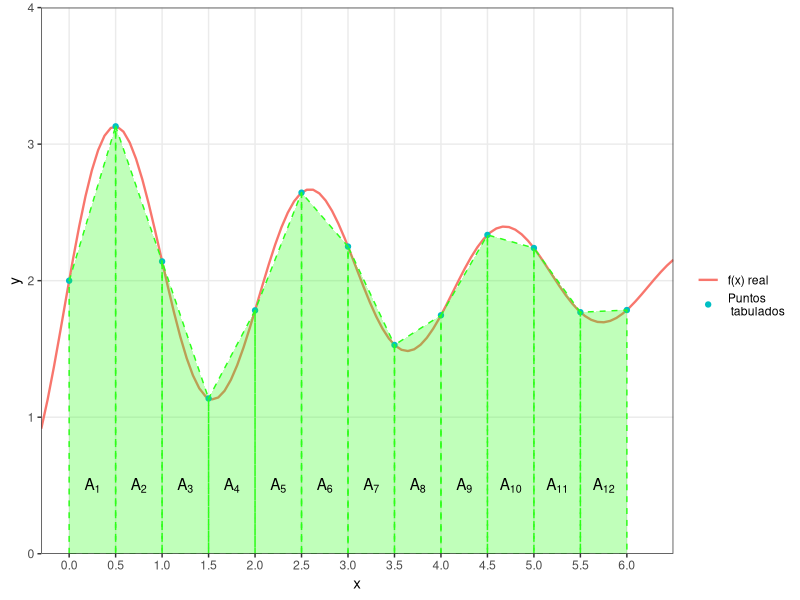
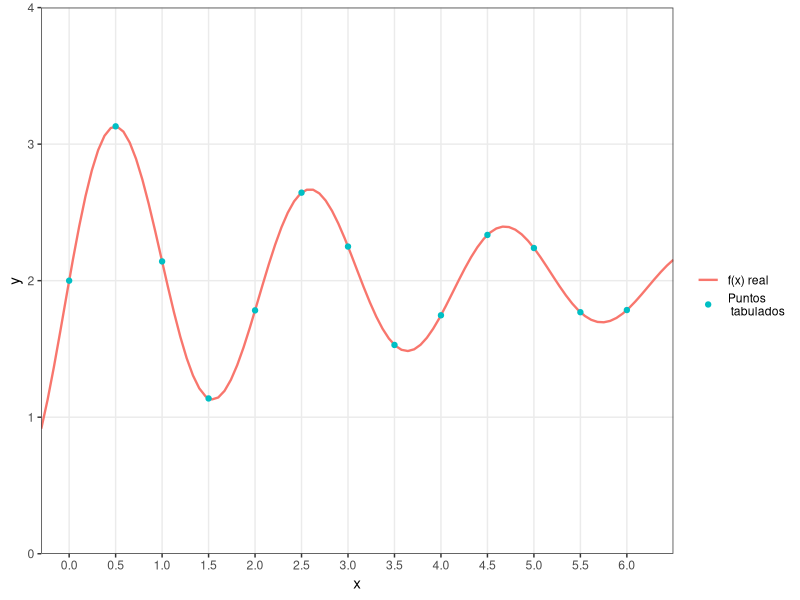
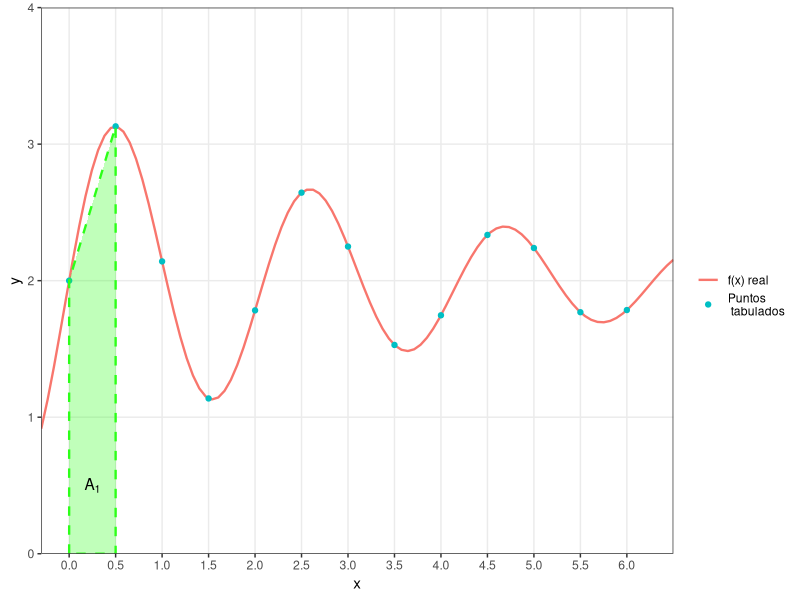
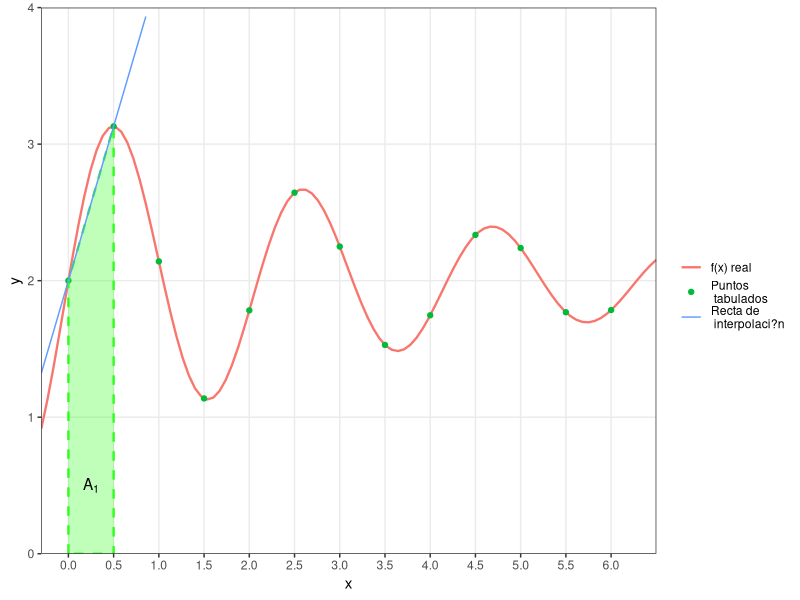
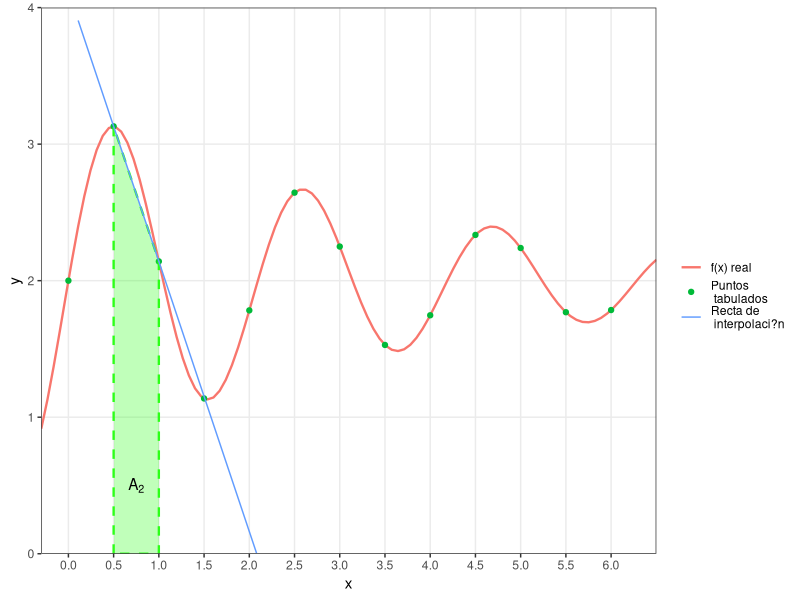
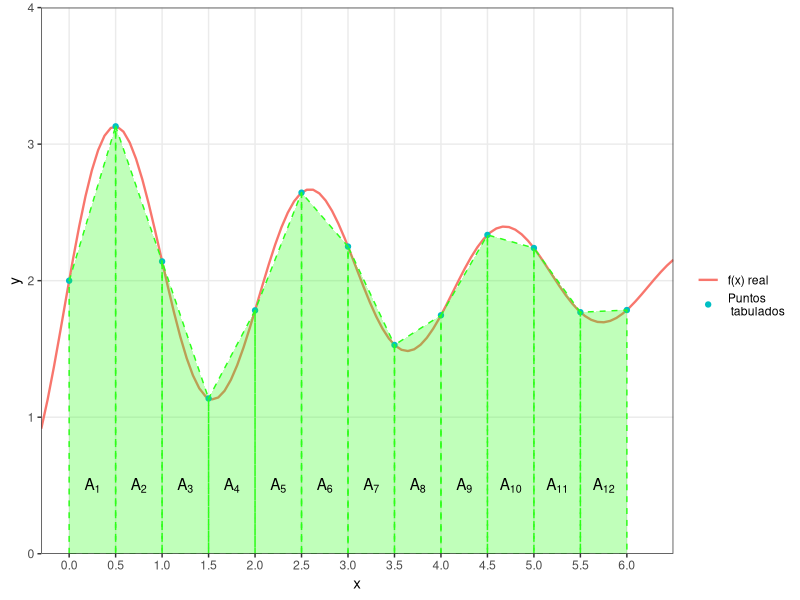
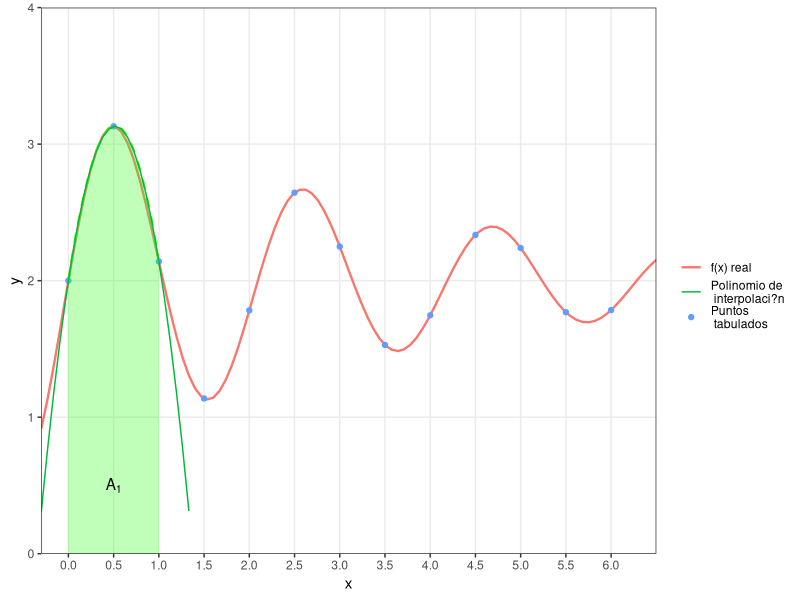
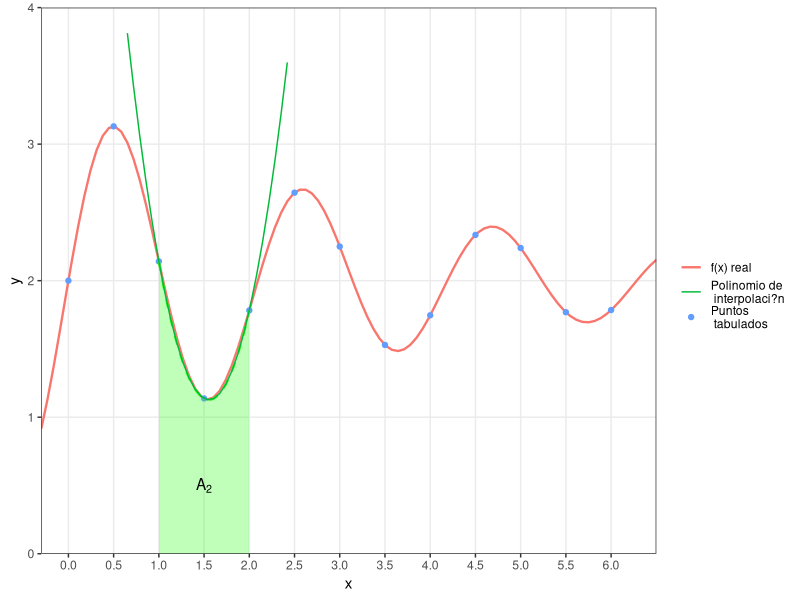

Recreate these plots in R, in order.
library(ggplot2)
library(dplyr)
library(polynom)

# colores lindos 
# col_list<-c("#FF222C", "#1DFBFF", "#FDFF24", "#2CFF18", "#FF38F4", "#C3C4C9", "#000000")

#----------------------------
# Curva y puntos
#----------------------------

f <- function(x) 2 + exp((1-x)/4) * sin(3 * x)
d <- tibble(x = seq(0, by = .5, length.out = 13), y = f(x))
recta2pts <- function(x0, y0, x1, y1) {
    m = (y1 - y0) / (x1 - x0)
    h = y0 - x0 * m
    function(x) h + m * x
}

g <- ggplot(d, aes(x = x, y = y)) + 
    stat_function(fun = f, aes(color = "f(x) real"), lwd = .8) + 
    geom_point(aes(color = "Puntos\n tabulados"), size = 1.5) +
    scale_y_continuous(expand = c(0, 0), limits = c(0, 4)) +
    scale_x_continuous(expand = c(0, 0), limits = c(-.3, 6.5), breaks = seq(0, 6, 0.5)) +
    scale_color_discrete("") +
    theme_bw() +
    theme(panel.grid.minor = element_blank())
ggsave("Plots/Unidad4_2_g.png", g, width = 4.5, height = 2.5)

#----------------------------
# Trapecial
#----------------------------

g1 <- g +
    geom_polygon(data = data_frame(x = c(d$x[1], d$x[1], d$x[2], d$x[2], d$x[1]),
                                   y = c(0, d$y[1], d$y[2], 0, 0)), 
                 fill = "#2CFF18", alpha = 0.3, color = "#2CFF18", lty = 2, lwd = .8)+
    annotate("text", x = 0.25, y = .5, label = "A[1]", parse = T)
ggsave("Plots/Unidad4_2_g1.png", g1, width = 4.5, height = 2.5)

g2 <- g1 + 
    stat_function(fun = recta2pts(d$x[1], d$y[1], d$x[2], d$y[2]),
                  aes(color = "Recta de\n interpolaci?n"))  # recta que pasa por x0 y x1
ggsave("Plots/Unidad4_2_g2.png", g2, width = 4.5, height = 2.5)   


g3 <- g +
    geom_polygon(data = data_frame(x = c(d$x[2], d$x[2], d$x[3], d$x[3], d$x[2]),
                                   y = c(0, d$y[2], d$y[3], 0, 0)), 
                 fill = "#2CFF18", alpha = 0.3, color = "#2CFF18", lty = 2, lwd = .8)+
    annotate("text", x = 0.75, y = .5, label = "A[2]", parse = T) + 
    stat_function(fun = recta2pts(d$x[2], d$y[2], d$x[3], d$y[3]),
                  aes(color = "Recta de\n interpolaci?n")) 
ggsave("Plots/Unidad4_2_g3.png", g3, width = 4.5, height = 2.5)  

g4 <- g
for (i in 2:nrow(d)) {
    g4 <- g4 + 
        geom_polygon(data = data_frame(x = c(d$x[i-1], d$x[i-1], d$x[i], d$x[i], d$x[i-1]),
                                       y = c(0, d$y[i-1], d$y[i], 0, 0)), 
                     fill = "#2CFF18", alpha = 0.3, color = "#2CFF18", lty = 2, lwd = .5)+
        annotate("text", x = 0.25 + (i-2)*0.5, y = .5, label = paste0("A[", i-1, "]"), parse = T)
}
g4
ggsave("Plots/Unidad4_2_g4.png", g4, width = 4.5, height = 2.5)  


#----------------------------
# Simpson 1/3
#----------------------------

# polinomio que pasa por 3 ptos (lagrange, equivalente a newton)
poli <- as.function(poly.calc(d$x[1:3], d$y[1:3]))


g5 <- g +
    geom_area(stat = "function", 
              fun = as.function(poly.calc(d$x[1:3], d$y[1:3])), 
              xlim = d$x[c(1, 3)], 
              fill = "#2CFF18", alpha = 0.3, color = "#2CFF18", lty = 2, lwd = .8) +
    annotate("text", x = 0.5, y = .5, label = "A[1]", parse = T) +
    stat_function(fun = as.function(poly.calc(d$x[1:3], d$y[1:3])),
                  aes(color = "Polinomio de\n interpolaci?n"))  
ggsave("Plots/Unidad4_2_g5.png", g5, width = 4.5, height = 2.5)   

g6 <- g +
    geom_area(stat = "function", 
              fun = as.function(poly.calc(d$x[3:5], d$y[3:5])), 
              xlim = d$x[c(3, 5)], 
              fill = "#2CFF18", alpha = 0.3, color = "#2CFF18", lty = 2, lwd = .8) +
    annotate("text", x = 1.5, y = .5, label = "A[2]", parse = T) +
    stat_function(fun = as.function(poly.calc(d$x[3:5], d$y[3:5])),
                  aes(color = "Polinomio de\n interpolaci?n"))  
ggsave("Plots/Unidad4_2_g6.png", g6, width = 4.5, height = 2.5)   

g7 <- g
for (i in seq(2, nrow(d)-1, 2)) {
    g7 <- g7 +
        geom_area(stat = "function", 
                  fun = as.function(poly.calc(d$x[(i-1):(i+1)], d$y[(i-1):(i+1)])), 
                  xlim = d$x[c(i-1, i+1)], 
                  fill = "#2CFF18", alpha = 0.3, color = "#2CFF18", lty = 2, lwd = .8) +
        annotate("text", x = (i-1)/2, y = .5, label = paste0("A[", i/2, "]"), parse = T) 
}
ggsave("Plots/Unidad4_2_g7.png", g7, width = 4.5, height = 2.5)

#----------------------------
# Simpson 3/8
#----------------------------

g8 <- g +
    geom_area(stat = "function", 
              fun = as.function(poly.calc(d$x[1:4], d$y[1:4])), 
              xlim = d$x[c(1, 4)], 
              fill = "#2CFF18", alpha = 0.3, color = "#2CFF18", lty = 2, lwd = .8) +
    annotate("text", x = 0.75, y = .5, label = "A[1]", parse = T) +
    stat_function(fun = as.function(poly.calc(d$x[1:4], d$y[1:4])),
                  aes(color = "Polinomio de\n interpolaci?n"))  
ggsave("Plots/Unidad4_2_g8.png", g8, width = 4.5, height = 2.5)   

g9 <- g +
    geom_area(stat = "function", 
              fun = as.function(poly.calc(d$x[4:7], d$y[4:7])), 
              xlim = d$x[c(4, 7)], 
              fill = "#2CFF18", alpha = 0.3, color = "#2CFF18", lty = 2, lwd = .8) +
    annotate("text", x = 2.25, y = .5, label = "A[2]", parse = T) +
    stat_function(fun = as.function(poly.calc(d$x[4:7], d$y[4:7])),
                  aes(color = "Polinomio de\n interpolaci?n"))  
ggsave("Plots/Unidad4_2_g9.png", g9, width = 4.5, height = 2.5)   

g10 <- g
pos <- numeric() # a mano xq no me doy cuenta
pos[seq(1, nrow(d)-2, 3)] <- c(0.75, 2.25, 3.75, 5.25)
etiq <- character()
etiq[seq(1, nrow(d)-2, 3)] <- c("A[1]", "A[2]", "A[3]", "A[4]")
for (i in seq(1, nrow(d)-2, 3)) {
    g10 <- g10 +
        geom_area(stat = "function", 
                  fun = as.function(poly.calc(d$x[i:(i+3)], d$y[i:(i+3)])), 
                  xlim = d$x[c(i, i+3)], 
                  fill = "#2CFF18", alpha = 0.3, color = "#2CFF18", lty = 2, lwd = .8) +
        annotate("text", x = pos[i], y = .5, label = etiq[i], parse = T)
}
ggsave("Plots/Unidad4_2_g10.png", g10, width = 4.5, height = 2.5)
